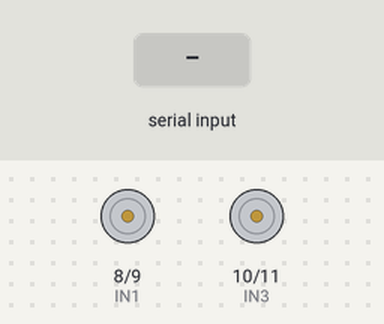
Bench run of a sketch on a simulated Arduino Uno, built with avr-gcc and run on an emulated ATmega328P. Parts: motor-driver pin pairs drawn as motors (green arrow = first pin HIGH = forward, orange = second pin HIGH = backward, longer = more drive). The inputs (shaded band) are chosen by the test bench.

Above: at 1.2 s.
1.3 s: "F" received over the second serial link
At 2.2 s:
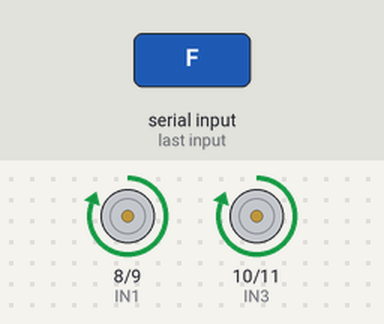
2.8 s: "B" received over the second serial link
At 3.4 s:
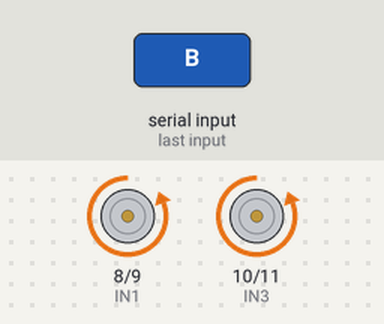
4.3 s: "L" received over the second serial link
At 5.5 s:
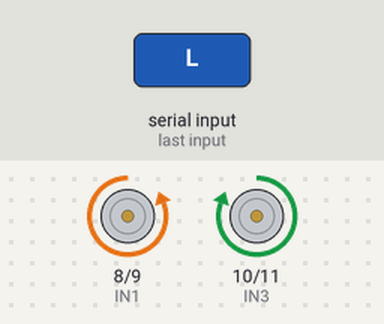
5.8 s: "R" received over the second serial link
At 6.8 s:
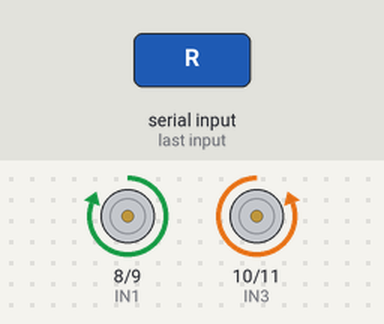
7.3 s: "S" received over the second serial link
At 8.0 s:
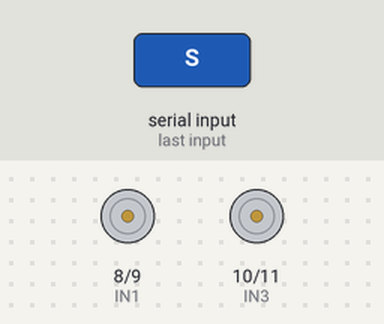
Timing chart, 0 to 9.8 s (numbered marks = the images above; inputs shaded):
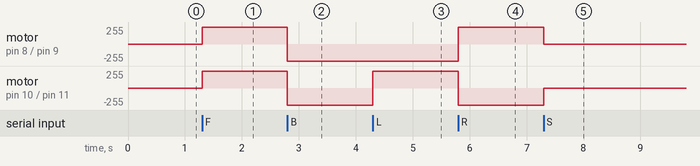

The sketch:

Bluetooth_CTRL_Car.ino
```cpp
#include <SoftwareSerial.h>
const int BT_RX = 2;
const int BT_TX = 3;
SoftwareSerial BT(BT_RX, BT_TX);
int IN1 = 8;
int IN2 = 9;
int IN3 = 10;
int IN4 = 11;
void setup()
{
  BT.begin(9600);
  pinMode(IN1, OUTPUT);
  pinMode(IN2, OUTPUT);
  pinMode(IN3, OUTPUT);
  pinMode(IN4, OUTPUT);
}
void loop()
{
  if(BT.available())
  {
    char cmd = BT.read();
    switch(cmd)
    {
      case 'F': forward(); break;
      case 'B': backward(); break;
      case 'L': left(); break;
      case 'R': right(); break;
      case 'S': stopRobot(); break;
    }
  }
}
void forward()
{
  digitalWrite(IN1,HIGH);
  digitalWrite(IN2,LOW);
  digitalWrite(IN3,HIGH);
  digitalWrite(IN4,LOW);
}
void backward()
{
  digitalWrite(IN1,LOW);
  digitalWrite(IN2,HIGH);
  digitalWrite(IN3,LOW);
  digitalWrite(IN4,HIGH);
}
void left()
{
  digitalWrite(IN1,LOW);
  digitalWrite(IN2,HIGH);
  digitalWrite(IN3,HIGH);
  digitalWrite(IN4,LOW);
}
void right()
{
  digitalWrite(IN1,HIGH);
  digitalWrite(IN2,LOW);
  digitalWrite(IN3,LOW);
  digitalWrite(IN4,HIGH);
}
void stopRobot()
{
  digitalWrite(IN1,LOW);
  digitalWrite(IN2,LOW);
  digitalWrite(IN3,LOW);
  digitalWrite(IN4,LOW);
}
```

Measured:
- after the input at 1.3 s, motor on pin 8 (IN1) / pin 9 (IN2), motor on pin 10 (IN3) / pin 11 (IN4): stopped → forward 255/255 at once
- after the input at 2.8 s, motor on pin 8 (IN1) / pin 9 (IN2), motor on pin 10 (IN3) / pin 11 (IN4): forward 255/255 → backward 255/255 at once
- after the input at 4.3 s, motor on pin 10 (IN3) / pin 11 (IN4): backward 255/255 → forward 255/255 at once
- after the input at 5.8 s, motor on pin 8 (IN1) / pin 9 (IN2): backward 255/255 → forward 255/255 at once; motor on pin 10 (IN3) / pin 11 (IN4): forward 255/255 → backward 255/255 at once
- after the input at 7.3 s, motor on pin 8 (IN1) / pin 9 (IN2): forward 255/255 → stopped at once; motor on pin 10 (IN3) / pin 11 (IN4): backward 255/255 → stopped at once
